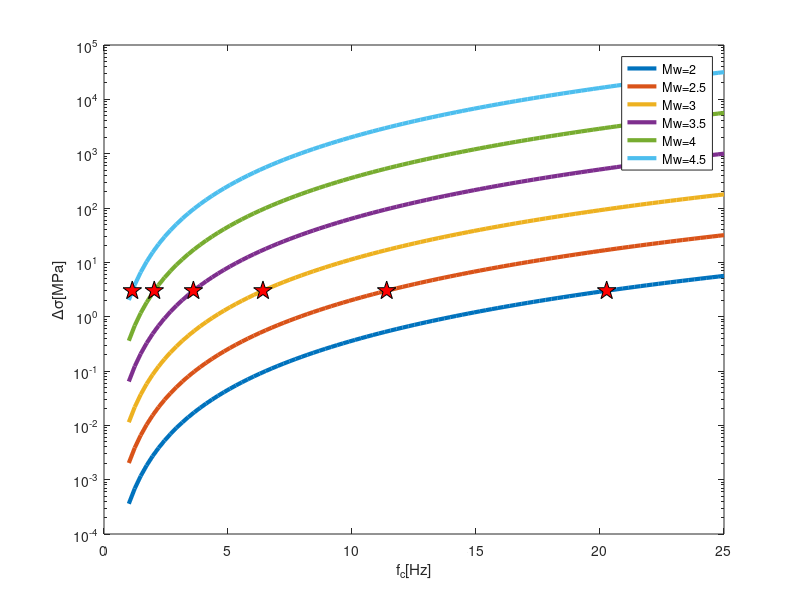

Here is the MATLAB script that generated this plot: (Note: this script raises an error after producing the figure.)
clear all
close all

beta = 3600;
kappa= 0.32;

Mw   = 2.0:0.5:4.5;
M0   = 10.^(1.5.*Mw +9.1);
f    = linspace(1,25,101);

Adata = [   0.78   0.0602472969295
 1.56   0.0580813223329
 2.34   0.0614612335256
 3.12   0.0490407943659
 3.91   0.0479599115564
 4.69   0.03636100284
 5.47   0.0262481423362
 6.25   0.0209177617996
 7.03   0.0167386476457
 7.81   0.016055028011
 8.59   0.00879657923076
 9.38   0.00878081147472
10.16   0.00730129743722
10.94   0.00604203280711
11.72   0.00686270613049
12.50   0.00650320043422
13.28   0.00508956008206
14.06   0.00411497905699
14.84   0.00340780983626
];

figure

for k = 1:numel(M0)
    stress =  (M0(k)*(7/16)*(f/(kappa*beta)).^3)/1e6;
    fc(k)  =  ((16/7)*3e6/M0(k))^(1/3)*kappa*beta;
    semilogy(f,stress,'linewidth',3)
    hold all
    plot(fc(k),3,'kp','markersize',14, 'handlevisibility','off','MarkerFaceColor','r')
end
legend(['Mw=' num2str(Mw(1))], ['Mw=' num2str(Mw(2))], ['Mw=' num2str(Mw(3))],['Mw=' num2str(Mw(4))], ['Mw=' num2str(Mw(5))],['Mw=' num2str(Mw(6))])
%legend(['Mw=' num2str(Mw(1))], ['Mw=' num2str(Mw(2))], ['Mw=' num2str(Mw(3))],['Mw=' num2str(Mw(4))])
xlabel('f_c[Hz]')
ylabel('\Delta\sigma[MPa]')
fontsize(14)
grid

figure
setwin([86 241 1188 516])
f    = linspace(0,50,101);
fc   = [1 2 3 4];

for k = 1:numel(fc)
    subplot(1,3,1)
    loglog(f,1./(1+(f/fc(k)).^2), 'linewidth',2)
    hold all
    subplot(1,3,2)
    loglog(f,2*pi*f./(1+(f/fc(k)).^2), 'linewidth',2)
    hold all
    subplot(1,3,3)
    loglog(f,(2*pi*f).^2./(1+(f/fc(k)).^2), 'linewidth',2)
    hold all
end
subplot(1,3,1)
legend('fc=1Hz', 'fc=2Hz','fc=3Hz','fc=4Hz')
grid()

subplot(1,3,2)
legend('fc=1Hz', 'fc=2Hz','fc=3Hz','fc=4Hz')
grid()

subplot(1,3,1)
legend('fc=1Hz', 'fc=2Hz','fc=3Hz','fc=4Hz')
grid()

plot(Adata(:,1),Adata(:,2),'ko-')